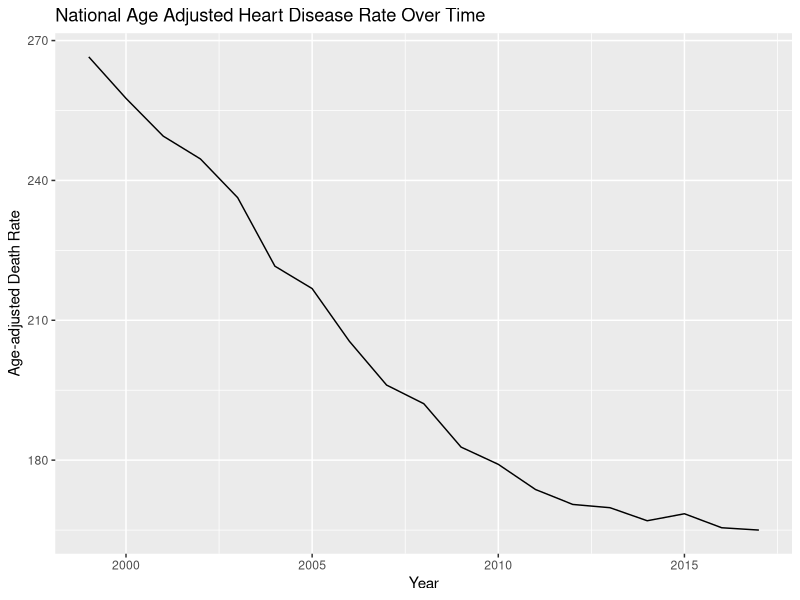
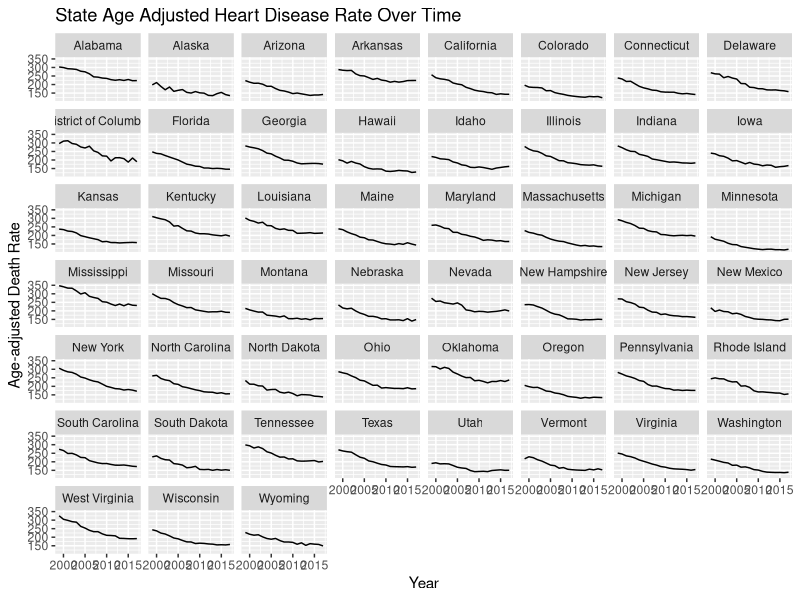
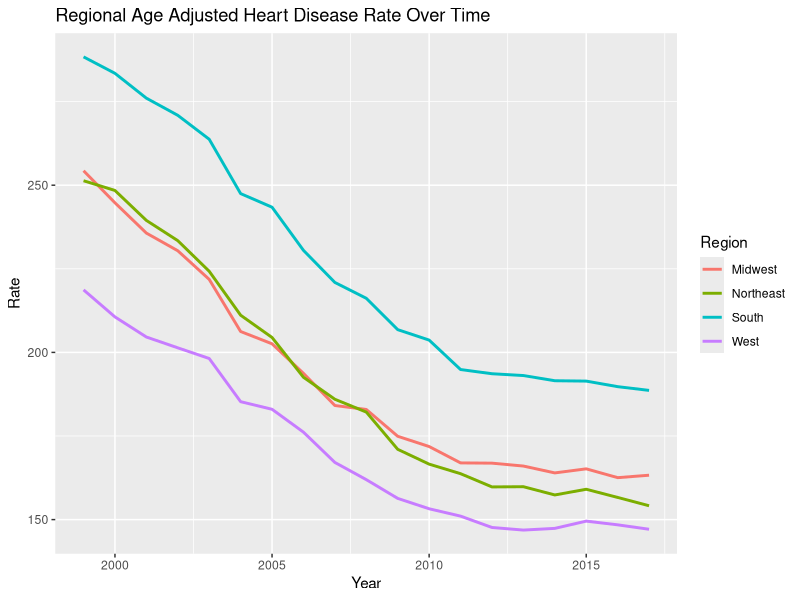
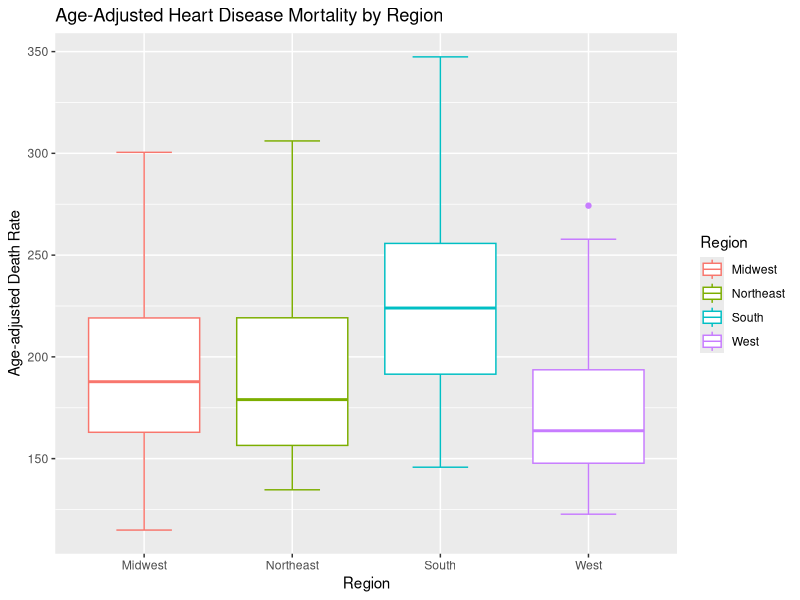
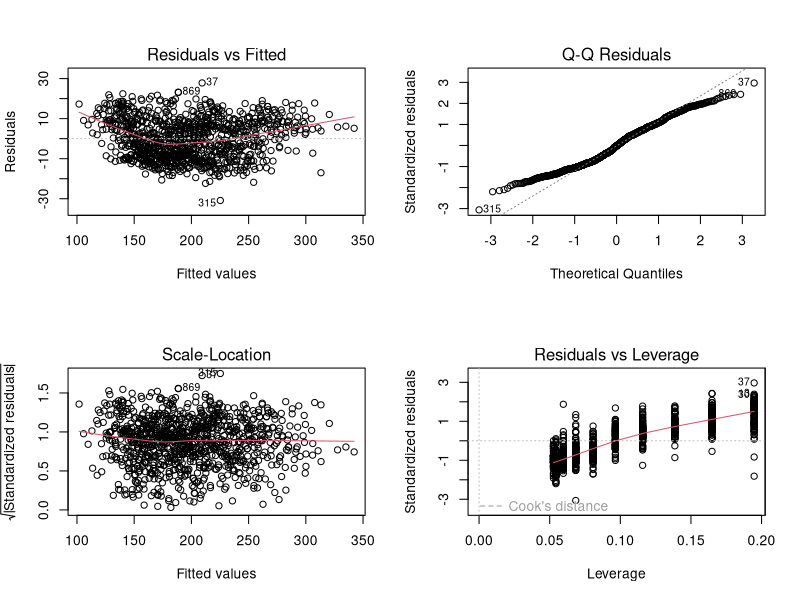
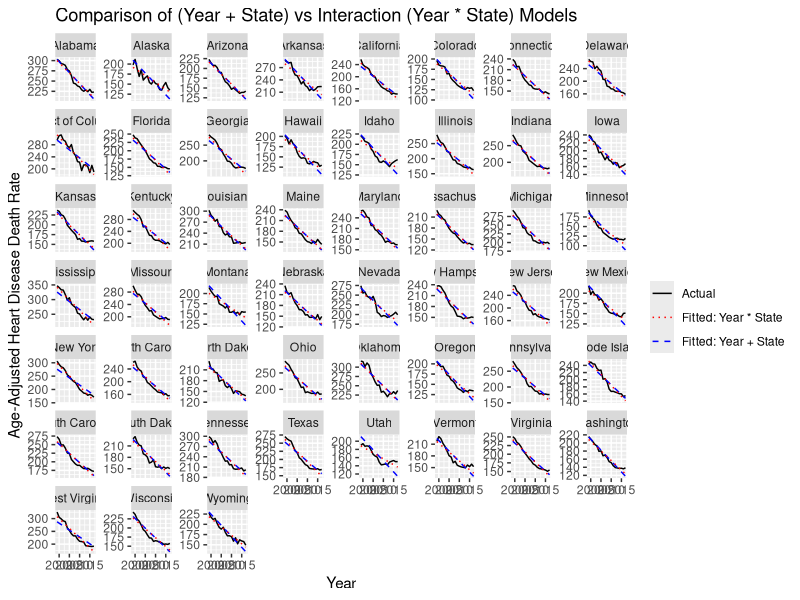
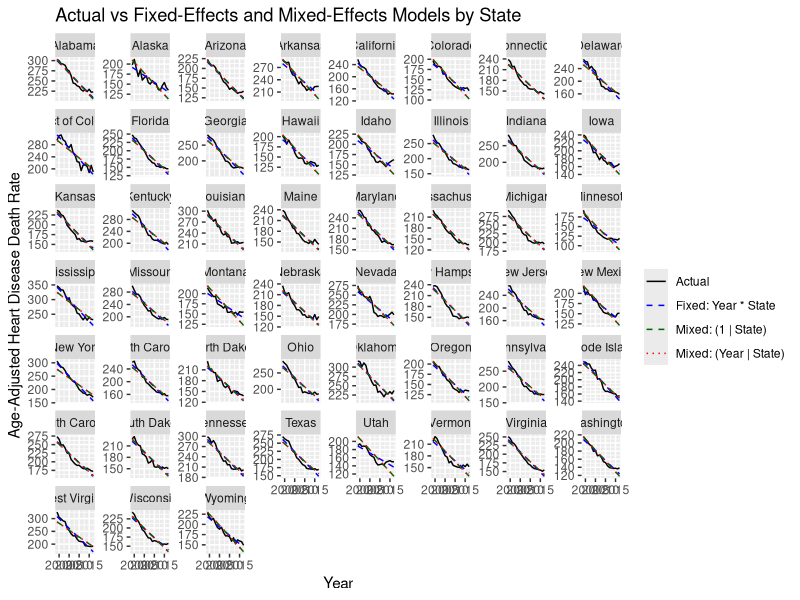
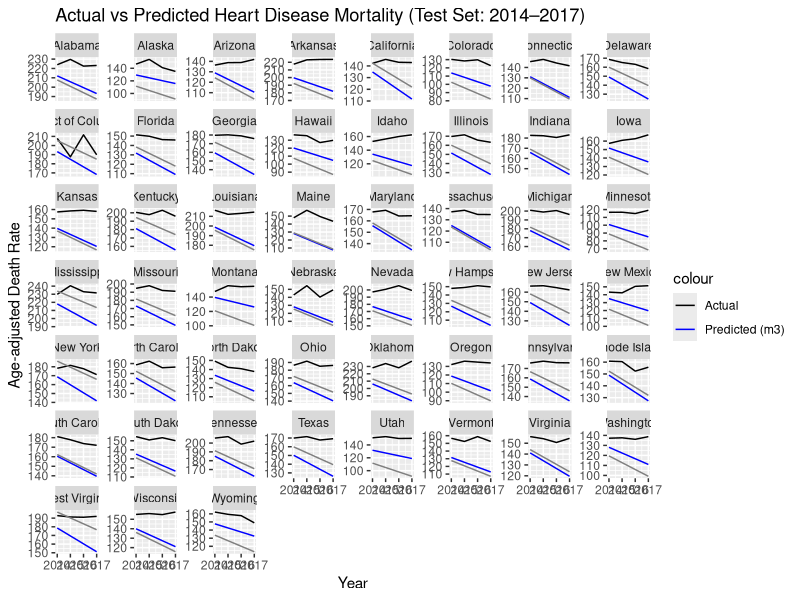

The R script that drew these images, in order:
## ---- chunk 1
# libraries
library(tidyverse)
library(lme4)
library(Metrics)
# dataset
data <- read_csv("NCHS_-_Leading_Causes_of_Death__United_States.csv")
## ---- chunk 2
# view first few rows of data
head(data)

# check the number of rows and cols
dim(data)

# filter data
filtered_data <- data[data$`Cause Name` == "Heart disease", ]

head(filtered_data)

dim(filtered_data)

# missing data
colSums(is.na(filtered_data))
## ---- chunk 3

# national level
national_data <- data |>
  filter(`Cause Name` == "Heart disease", State == "United States")

head(national_data)

ggplot(data = national_data, mapping = aes(x = Year, y = `Age-adjusted Death Rate`)) +
  geom_line() + 
  labs(title = "National Age Adjusted Heart Disease Rate Over Time")

# state level

state_only <- filtered_data |>
  filter(State != "United States") |>
  mutate(
    Region = case_when(
      State %in% c("Maine", "New Hampshire", "Vermont", "Massachusetts",
                   "Rhode Island", "Connecticut", "New York", "New Jersey",
                   "Pennsylvania") ~ "Northeast",
      State %in% c("Ohio", "Indiana", "Illinois", "Michigan", "Wisconsin",
                   "Minnesota", "Iowa", "Missouri", "North Dakota", "South Dakota",
                   "Nebraska", "Kansas") ~ "Midwest",
      State %in% c("Delaware", "Maryland", "District of Columbia", "Virginia",
                   "West Virginia", "North Carolina", "South Carolina", "Georgia",
                   "Florida", "Kentucky", "Tennessee", "Alabama", "Mississippi",
                   "Arkansas", "Louisiana", "Oklahoma", "Texas") ~ "South",
      State %in% c("Montana", "Idaho", "Wyoming", "Colorado", "New Mexico",
                   "Arizona", "Utah", "Nevada", "Washington", "Oregon", "California",
                   "Alaska", "Hawaii") ~ "West"
    )
  )


head(state_only)

ggplot(data = state_only, mapping = aes(x = Year, y = `Age-adjusted Death Rate`)) + 
  geom_line() + 
  facet_wrap(~ State) +
  labs(title = "State Age Adjusted Heart Disease Rate Over Time")


# regional level
regional_summary <- state_only |>
  group_by(Region, Year) |>
  summarise(
    Rate = mean(`Age-adjusted Death Rate`)
  )


ggplot(data = regional_summary, mapping = aes(x = Year, y = Rate, color = Region)) + 
  geom_line(linewidth = 1) +
  labs(title = "Regional Age Adjusted Heart Disease Rate Over Time")

ggplot(data = state_only, mapping = aes(x = Region, y = `Age-adjusted Death Rate`, color = Region)) +
  geom_boxplot(staplewidth = 0.5) +
  labs(title = "Age-Adjusted Heart Disease Mortality by Region")

## ---- chunk 4
# two way anova testing
# * (interaction term) bc each state has their own slope, if + was used then slope for Year is the same across all states
two_way <- aov(`Age-adjusted Death Rate` ~ State * Year, data = state_only)
summary(two_way)

# check assumptions: homoscedasticity, normalit of residuals, linearity, and influential pts
par(mfrow = c(2,2))
plot(two_way)

D <- cooks.distance(two_way)
sum(D > 1)


## ---- chunk 5
# simple linear regression
m1 <- lm(`Age-adjusted Death Rate` ~ Year, data = state_only)
#summary(m1)


# multiple regression +
m2 <- m_additive <- lm(`Age-adjusted Death Rate` ~ Year + State, data = state_only)
#summary(m2)

# multiple regression *
m3 <- lm(`Age-adjusted Death Rate` ~ Year * State, data = state_only)
#summary(m3)

# mixed model?

mixed1 <- lmer(`Age-adjusted Death Rate` ~ Year + (1 | State), data = state_only)
#summary(mixed1)

mixed2 <- lmer(`Age-adjusted Death Rate` ~ Year + (Year | State), data = state_only)
#summary(mixed2)


# plot comparison

state_only <- state_only |>
  mutate(
    fitted_m1 = fitted(m1),
    fitted_m2 = fitted(m2),
    fitted_m3 = fitted(m3),
    fitted_mixed1 = fitted(mixed1),
    fitted_mixed2 = fitted(mixed2)
  )

head(state_only)


ggplot(data = state_only, mapping = aes(x = Year)) +
  
  # actual data 
  geom_line(mapping = aes(y = `Age-adjusted Death Rate`, color = "Actual")) +
  
  # year + state
  geom_line(mapping = aes(y = fitted_m2, color = "Fitted: Year + State"), linetype = "dashed") +
  
  # year * state
  geom_line(mapping = aes(y = fitted_m3, color = "Fitted: Year * State"), linetype = "dotted") +
  
  facet_wrap(~ State, scales = "free_y") +
  
  labs(
    title = "Comparison of (Year + State) vs Interaction (Year * State) Models",
    y = "Age-Adjusted Heart Disease Death Rate",
    color = ""
  ) +
  
  scale_color_manual(values = c(
    "Actual" = "black",
    "Fitted: Year + State" = "blue",
    "Fitted: Year * State" = "red"
  ))


ggplot(data = state_only, mapping = aes(x = Year)) +
  # actual data
  geom_line(mapping = aes(y = `Age-adjusted Death Rate`, color = "Actual")) +
  
  # m3
  geom_line(aes(y = fitted_m3, color = "Fixed: Year * State"), linetype = "dashed") +
  
  # mixed1
  geom_line(aes(y = fitted_mixed1, color = "Mixed: (1 | State)"), linetype = "dashed") +
  
  # mixed2
  geom_line(mapping = aes(y = fitted_mixed2, color = "Mixed: (Year | State)"), linetype = "dotted") +
  
  facet_wrap(~ State, scales = "free_y") +
  
  labs(
    title = "Actual vs Fixed-Effects and Mixed-Effects Models by State",
    y = "Age-Adjusted Heart Disease Death Rate",
    color = ""
  ) +
  
  scale_color_manual(values = c(
    "Actual"              = "black",
    "Fixed: Year * State" = "blue",
    "Mixed: (1 | State)"  = "darkgreen",
    "Mixed: (Year | State)" = "red"
  ))

## ---- chunk 6
train <- state_only |>
  filter(Year <= 2013)

test <- state_only |>
  filter(Year > 2013)

# train models
m2_train <- lm(`Age-adjusted Death Rate` ~ Year + State, data = train)
m3_train <- lm(`Age-adjusted Death Rate` ~ Year * State, data = train)
mixed1_train <- lmer(`Age-adjusted Death Rate` ~ Year + (1 | State), data = train)
mixed2_train <- lmer(`Age-adjusted Death Rate` ~ Year + (Year | State), data = train)

# predict on test set
test$pred_m2 <- predict(m2_train, newdata = test)
test$pred_m3 <- predict(m3_train, newdata = test)
test$pred_mixed1 <- predict(mixed1_train, newdata = test)
test$pred_mixed2 <- predict(mixed2_train, newdata = test)

ggplot(data = test, mapping = aes(x = Year)) +
  
  geom_line(mapping = aes(y = `Age-adjusted Death Rate`, color = "Actual")) +
  
  geom_line(mapping = aes(y = pred_m3, color = "Predicted (m3)")) +
  
  geom_line(mapping = aes(y = pred_mixed1, color = "Predicted (m1)")) +
  
  facet_wrap(~ State, scales = "free_y") +
  
  labs(title = "Actual vs Predicted Heart Disease Mortality (Test Set: 2014–2017)") +
  
  scale_color_manual(values = c("Actual" = "black", "Predicted (m3)" = "blue", "Predicted (mixed m1)" = "red"))


## ---- chunk 7
# check models accuracies
# RMSE and MAE
rmse_m2 <- rmse(test$`Age-adjusted Death Rate`, test$pred_m2)
mae_m2  <- mae(test$`Age-adjusted Death Rate`, test$pred_m2)

rmse_m3 <- rmse(test$`Age-adjusted Death Rate`, test$pred_m3)
mae_m3  <- mae(test$`Age-adjusted Death Rate`, test$pred_m3)

rmse_mixed1 <- rmse(test$`Age-adjusted Death Rate`, test$pred_mixed1)
mae_mixed1  <- mae(test$`Age-adjusted Death Rate`, test$pred_mixed1)

rmse_mixed2 <- rmse(test$`Age-adjusted Death Rate`, test$pred_mixed2)
mae_mixed2  <- mae(test$`Age-adjusted Death Rate`, test$pred_mixed2)

# accuracies
data.frame(
  Model = c("m2 (Year+State)", "m3 (Year*State)", 
            "mixed1 (1|State)", "mixed2 (Year|State)"),
  RMSE = c(rmse_m2, rmse_m3, rmse_mixed1, rmse_mixed2),
  MAE  = c(mae_m2, mae_m3, mae_mixed1, mae_mixed2)
)
